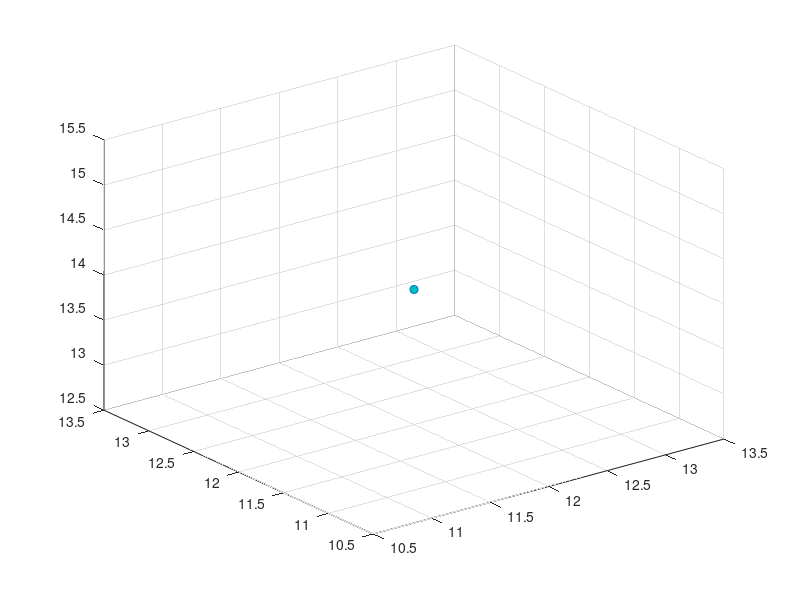

Write the MATLAB code that produced this figure. (Note: this script raises an error after producing the figure.)
%tube parameters
n = 3; %number of tubes
K = [20000 100 1]; %EI of each tube
curvature = [0 0.1 0.1]; %curvature of curved segments
s_arc = [10 5 10]; %arc length of straight segment
c_arc = [0 15 15]; %arc length of curved segment

%input parameters
q_l = [0 0 0]; %arc length extension inputs, assume this is added to s_arc
q_alpha = [0 0 0]; %angular rotation inputs, assume zero lines up with z0 y0 plane
%alpha goes counterclockwise from -y_0 to x_0 (according to RHR)
%assume torsionally rigid model, alpha ~= theta

x = 12;
y = 12;
z = 14;

scatter3(x,y,z, 'MarkerFaceColor',[0 .75 .75])
hold on

[q_l_store, q_alpha_store, fk_distance] = shotgun_IK(n, K, curvature, s_arc, c_arc, q_l, q_alpha, [x; y; z], 300);
fk_distance

for j = 1:size(fk_distance,1)
    if fk_distance(j) < 1
        q_l_out = q_l_store(j,:);
        q_alpha_out = q_alpha_store(j,:);
        [H_list, Htb, waypoints, link_num] = forward_kinematics(n, K, curvature, s_arc, c_arc, q_l_out, q_alpha_out);
    
        trans_points = zeros(3,link_num);
        for i = 1:link_num
            trans_points(:,i) = waypoints(:,50*i+1);
        end

        plot3(waypoints(1,:),waypoints(2,:),waypoints(3,:))
        hold on
        scatter3(trans_points(1,:),trans_points(2,:),trans_points(3,:),3 , "red");
        grid on
    end
end

xlabel('X-Axis (mm)') 
ylabel('Y-Axis (mm)') 
zlabel('Z-Axis (mm)')

text(x+0.1, y+0.1, z+0.1, 'Target Point');

pbaspect([1 1 1])